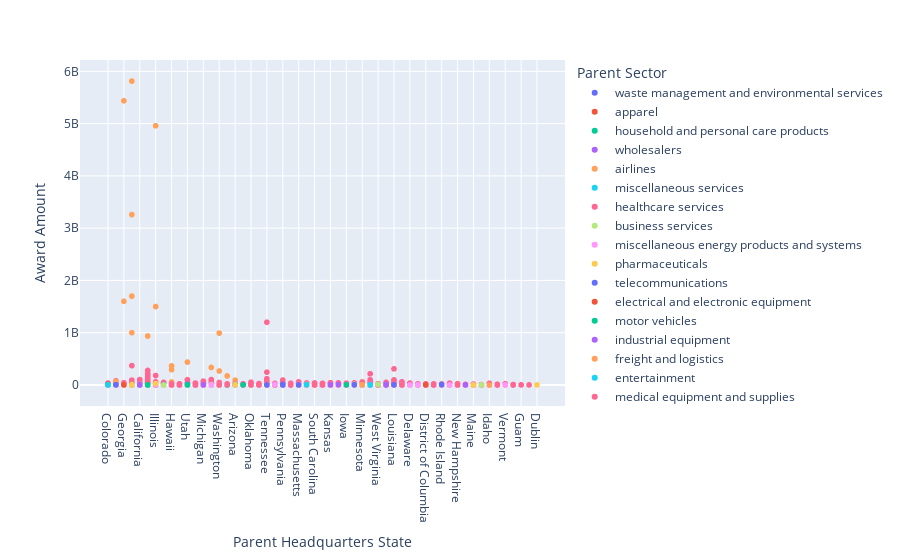

Source (notebook cell):
### Code cell
px.scatter(df,x='Parent Headquarters State',y='Award Amount',color='Parent Sector',hover_name='Recipient Company')
